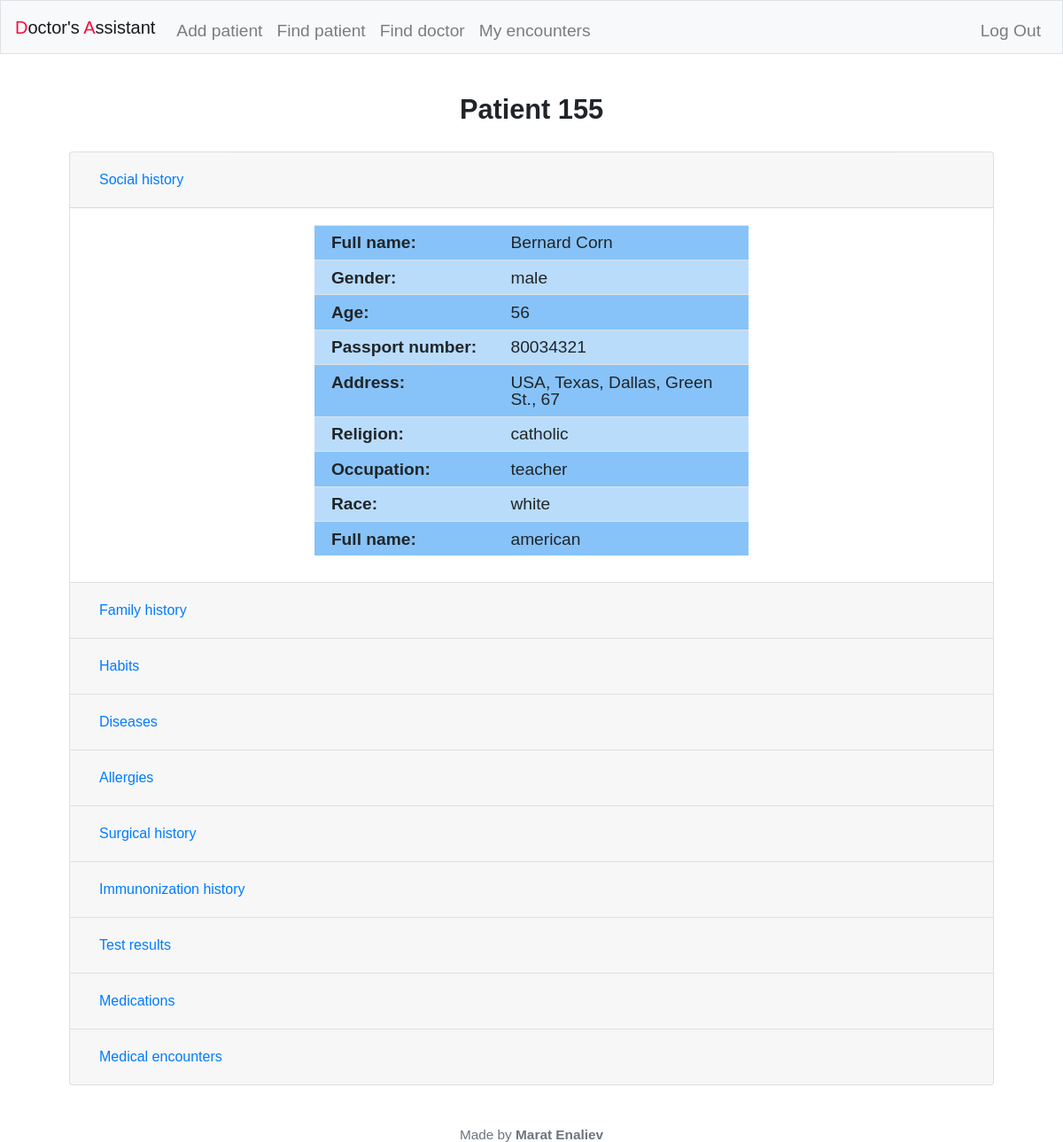
Screenshot of /patient/155 (signed in) with the database file from the repository.
### tables this page shows
CREATE TABLE 'social_history' ('id' integer PRIMARY KEY AUTOINCREMENT NOT NULL, 'full_name' text NOT NULL, 'gender' text NOT NULL, 'age' integer NOT NULL, 'address' text NOT NULL, 'religion' text, 'occupation' text, 'race' text, 'nationality' text, 'doctor_id' INTEGER, 'passport_number' INTEGER);

### application.py (the view, shortened to what this page needs)
@app.route("/patient/<patient_id>", methods=["GET", "DELETE", "PUT"])
@login_required
def patient(patient_id):
    if request.method == "GET":
        con = sqlite3.connect('./medical_history.db')
        con.row_factory = sqlite3.Row
        cur = con.cursor()
        cur.execute("SELECT * FROM social_history WHERE id = ?", (patient_id,))
        social_history = cur.fetchall()
        cur.execute("SELECT * FROM family_history WHERE patient_id = ?", (patient_id,))
        family_history = cur.fetchall()
        cur.execute("SELECT * FROM habits WHERE patient_id = ?", (patient_id,))
        habits = cur.fetchall()
        cur.execute("SELECT * FROM diseases WHERE patient_id = ?", (patient_id,))
        diseases = cur.fetchall()
        cur.execute("SELECT * FROM allergies WHERE patient_id = ?", (patient_id,))
        allergies = cur.fetchall()
        cur.execute("SELECT * FROM surgical_history WHERE patient_id = ?", (patient_id,))
        surgical_history = cur.fetchall()
        cur.execute("SELECT * FROM immunization_history WHERE patient_id = ?", (patient_id,))
        immunization_history = cur.fetchall()
        cur.execute("SELECT * FROM tests_results WHERE patient_id = ?", (patient_id,))
        tests_results = cur.fetchall()
        cur.execute("SELECT diseases.id, diseases.name AS disease_name, diseases.medication_id, medications.name AS medication_name, medications.description AS medication_description, diseases.dosage FROM diseases JOIN medications ON diseases.medication_id = medications.id WHERE diseases.patient_id = ?", (patient_id,))
        medications_diseases = cur.fetchall()
        cur.execute("SELECT allergies.id, allergies.name AS allergy_name, allergies.medication_id, medications.name AS medication_name, medications.description AS medication_description, allergies.dosage FROM allergies JOIN medications ON allergies.medication_id = medications.id WHERE allergies.patient_id = ?", (patient_id,))
        medications_allergies = cur.fetchall()
        cur.execute("SELECT immunization_history.id, immunization_history.name AS immunization_name, immunization_history.medication_id, medications.name AS medication_name, medications.description AS medication_description FROM immunization_history JOIN medications ON immunization_history.medication_id = medications.id WHERE immunization_history.patient_id = ?", (patient_id,))
        medications_immunization = cur.fetchall()
        cur.execute("SELECT * FROM medical_encounters WHERE patient_id = ?", (patient_id,))
        encounters = cur.fetchall()
        data = {
            'social_history': social_history,
            'family_history': family_history,
            'habits': habits,
            'diseases': diseases,
            'allergies': allergies,
            'surgical_history': surgical_history,
            'immunization_history': immunization_history,
            'tests_results': tests_results,
            'medications_diseases': medications_diseases,
            'medications_allergies': medications_allergies,
            'medications_immunization': medications_immunization,
            'encounters': encounters
        }
        session['patient_id'] = patient_id
        session['patient_fullname'] = social_history[0]['full_name']
        return render_template("patient.html", data=data)

### application.py (called while the page is built)
@app.after_request
def after_request(response):
    response.headers["Cache-Control"] = "no-cache, no-store, must-revalidate"
    response.headers["Expires"] = 0
    response.headers["Pragma"] = "no-cache"
    return response

### helpers.py (called while the page is built)
def login_required(f):
    @wraps(f)
    def decorated_function(*args, **kwargs):
        if session.get("user_id") is None:
            return redirect("/login")
        return f(*args, **kwargs)
    return decorated_function

### templates/patient.html (shortened to what this page needs)
{% extends "layout.html" %}
{% block main %}
  <h2> Patient <span id="patient_id">{{ data['social_history'][0]['id'] }}</span></h2>
  <div class="accordion" id="accordionExample">
      <div class="card">
        <div class="card-header" id="heading1">
          <h2 class="mb-0">
            <button class="btn btn-link btn-block text-left" type="button" data-toggle="collapse" data-target="#collapse1" aria-expanded="true" aria-controls="collapse1">
              Social history
            </button>
          </h2>
        </div>
        <div id="collapse1" class="collapse show" aria-labelledby="heading1" data-parent="#accordionExample">
          <div class="card-body">
            <div class="d-flex justify-content-center">
               <table class="table table-responsive table-hover patient_table mx-auto w-auto" id="social_history_table">
                 <tr>
                   <td> Full name: </td>
                   <td> {{data['social_history'][0]['full_name']}}</td>
                 </tr>
                 <tr>
                   <td> Gender: </td>
                   <td> {{data['social_history'][0]['gender']}}</td>
                 </tr>
                 <tr>
                   <td> Age: </td>
                   <td> {{data['social_history'][0]['age']}}</td>
                 </tr>
                   <tr>
                   <td> Passport number: </td>
                    <td> {{data['social_history'][0]['passport_number']}}</td>
                 </tr>
                 <tr>
                   <td> Address: </td>
                   <td> {{data['social_history'][0]['address']}}</td>
                 </tr>
                 <tr>
                   <td> Religion: </td>
                   <td> {{data['social_history'][0]['religion']}}</td>
                 </tr>
                 <tr>
                   <td> Occupation: </td>
                   <td> {{data['social_history'][0]['occupation']}}</td>
                 </tr>
                 <tr>
                   <td> Race: </td>
                   <td> {{data['social_history'][0]['race']}}</td>
                 </tr>
                 <tr>
                   <td> Full name: </td>
                   <td> {{data['social_history'][0]['nationality']}}</td>
                 </tr>
               </table>
            </div>
          </div>
        </div>
      </div>
       <div class="card">
        <div class="card-header" id="heading7">
          <h2 class="mb-0">
            <button class="btn btn-link btn-block text-left collapsed" type="button" data-toggle="collapse" data-target="#collapse7" aria-expanded="false" aria-controls="collapse7">
              Family history
            </button>
          </h2>
        </div>
      </div>
       <div class="card">
        <div class="card-header" id="heading8">
          <h2 class="mb-0">
            <button class="btn btn-link btn-block text-left collapsed" type="button" data-toggle="collapse" data-target="#collapse8" aria-expanded="false" aria-controls="collapse8">
             Habits
            </button>
          </h2>
        </div>
      </div>
       <div class="card">
        <div class="card-header" id="heading4">
          <h2 class="mb-0">
            <button class="btn btn-link btn-block text-left collapsed" type="button" data-toggle="collapse" data-target="#collapse4" aria-expanded="false" aria-controls="collapse4">
              Diseases
            </button>
          </h2>
        </div>
      </div>
       <div class="card">
        <div class="card-header" id="heading5">
          <h2 class="mb-0">
            <button class="btn btn-link btn-block text-left collapsed" type="button" data-toggle="collapse" data-target="#collapse5" aria-expanded="false" aria-controls="collapse5">
              Allergies
            </button>
          </h2>
        </div>
      </div>
       <div class="card">
        <div class="card-header" id="heading2">
          <h2 class="mb-0">
            <button class="btn btn-link btn-block text-left collapsed" type="button" data-toggle="collapse" data-target="#collapse2" aria-expanded="false" aria-controls="collapse2">
              Surgical history
            </button>
          </h2>
        </div>
      </div>
       <div class="card">
        <div class="card-header" id="heading9">
          <h2 class="mb-0">
            <button class="btn btn-link btn-block text-left collapsed" type="button" data-toggle="collapse" data-target="#collapse9" aria-expanded="false" aria-controls="collapse9">
              Immunonization history
            </button>
          </h2>
        </div>
      </div>
       <div class="card">
        <div class="card-header" id="heading11">
          <h2 class="mb-0">
            <button class="btn btn-link btn-block text-left collapsed" type="button" data-toggle="collapse" data-target="#collapse11" aria-expanded="false" aria-controls="collapse11">
              Test results
            </button>
          </h2>
        </div>
      </div>
      <div class="card">
        <div class="card-header" id="heading6">
          <h2 class="mb-0">
            <button class="btn btn-link btn-block text-left collapsed" type="button" data-toggle="collapse" data-target="#collapse6" aria-expanded="false" aria-controls="collapse6">
             Medications
            </button>
          </h2>
        </div>
      </div>
      <div class="card">
        <div class="card-header" id="heading10">
          <h2 class="mb-0">
            <button class="btn btn-link btn-block text-left collapsed" type="button" data-toggle="collapse" data-target="#collapse10" aria-expanded="false" aria-controls="collapse10">
              Medical encounters
            </button>
          </h2>
        </div>
      </div>
  </div>
{% endblock %}

### static/styles.css (style rules this page uses)
body { text-align: center; font-size: 1.2em; font-family: "Helvetica", "sans-serif"; }
h1, h2 { margin-bottom: 1em; font-weight: bold; }
h2 { font-size: 1.6em; }
.patient_table { margin-bottom: 0.5em; }
.patient_table tr td { padding: 0.5em 1em 0.5em 1em; text-align: center; max-width: 15em; }
#social_history_table tr td { text-align: left; }
#social_history_table tr td:nth-child(odd) { font-weight: bold; }
.patient_table tr:nth-child(odd) { background-color: #87C3F8; }
.patient_table tr:nth-child(even) { background-color: #B9DCFB; }

### rows the page displays
social_history: id "155", full_name "Bernard Corn", gender "male", age "56", passport_number "80034321", address "USA, Texas, Dallas, Green St., 67", religion "catholic", occupation "teacher", race "white", nationality "american"
